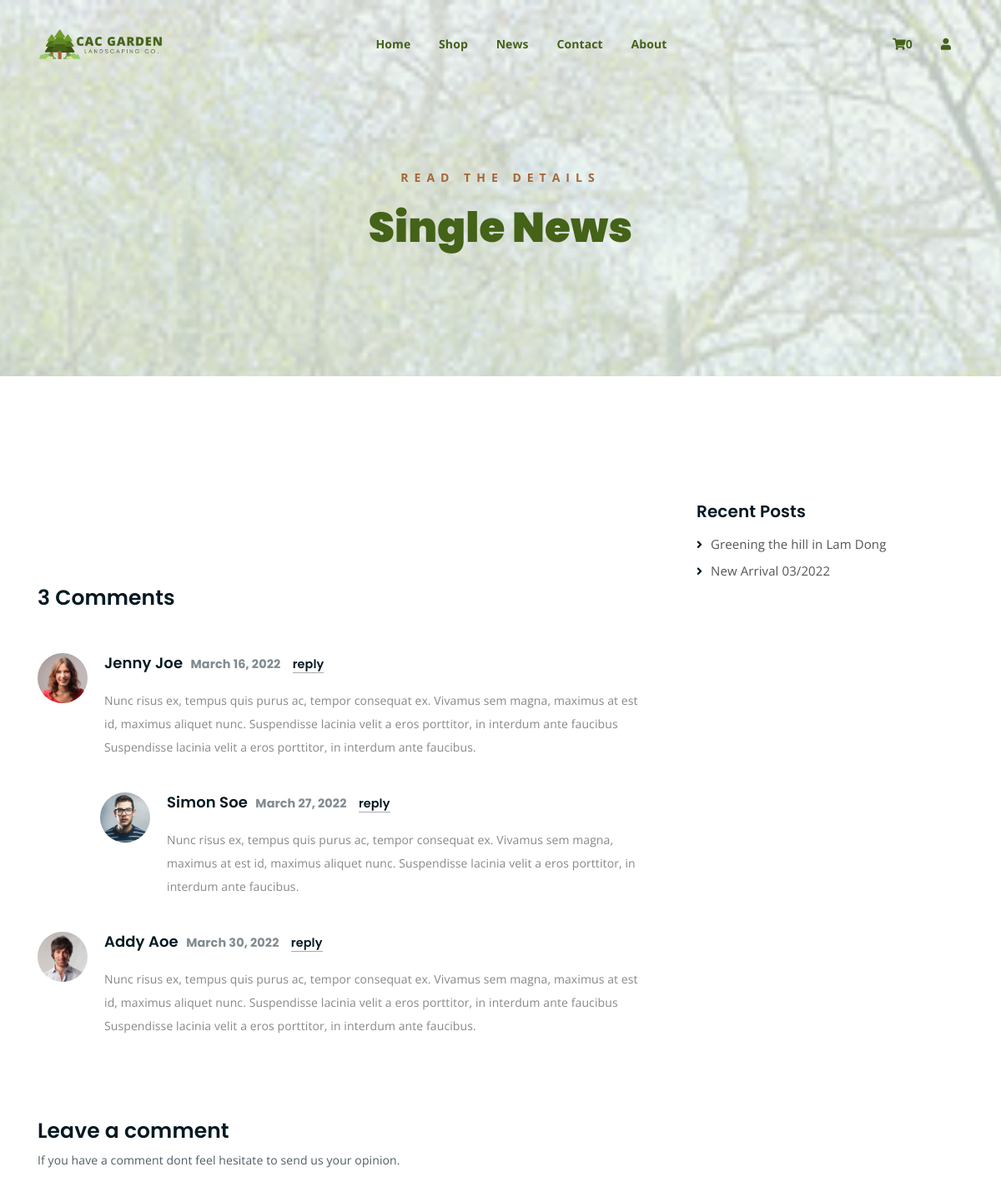
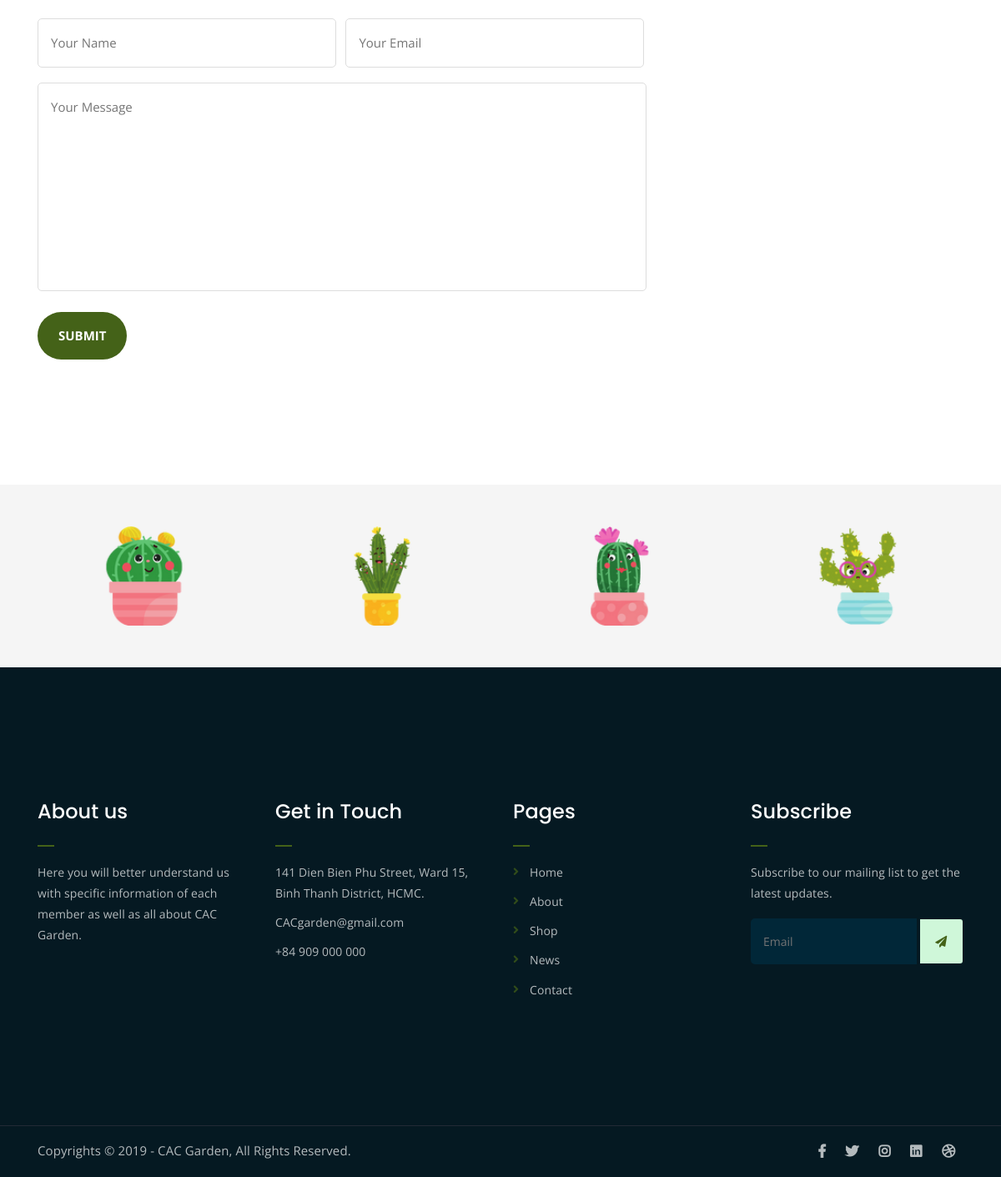
The page /pages/singlenews.php on the database its author committed (2 pictures, top to bottom).
### tables this page shows
CREATE TABLE `news` (
  `news_id` int(10) NOT NULL,
  `news_title` varchar(255) NOT NULL,
  `news_post` varchar(255) NOT NULL,
  `news_day` date NOT NULL,
  `news_image` tinytext NOT NULL,
  `news_content` text NOT NULL,
  `news_pre` text NOT NULL
);

### data/data.php (called while the page is built, shortened)
<?php
class Database {
    public $host = "localhost";
    public $user = "root";
    public $pass = "";
    public $dbname = "cacgarden";
    public $link;
    private function connectDB(){
        $this->link = new mysqli($this->host, $this->user, $this->pass, $this->dbname);
    }
    public function select ($query){
        $result = $this->link->query($query) or die ($this->link->error.__LINE__);
        if($result->num_rows>0){
            return $result;
        } else {
            return false;
        }
    }
}
?>

### scripts/displaynews3.php (the view)
<?php
include_once("../data/data.php");
?>
<?php
    class News2{
        public function GetNews(){
            $sql = "SELECT * FROM news" ;
            $db = new Database();
            $result= $db->select($sql);
            return $result;
        }
    }
?>
<?php
    class Newsrc{
        public function ShowNews(){
            $ns = new News2();
            $result = $ns->GetNews();
            while ($row = mysqli_fetch_array($result)){
            $news = <<<DELIMITER
                        <ul>
                        <li><a href="pages/singlenews.php?news_id={$row['news_id']}">{$row['news_title']}</a></li>
                        </ul>
            DELIMITER;
            echo $news;
            }
        }
    }
?>

### assets/css/main.css (style rules this page uses)
html { font-size: 14px; font-weight: 400; line-height: 28px; height: 100%; }
body { font-family: "Open Sans", sans-serif; font-weight: 400; font-size: 1rem; letter-spacing: 0.1px; line-height: 1.8; color: #051922; overflow-x: hidden; }
body img { max-width: 100%; }
a { cursor: pointer; text-decoration: none; -webkit-transition: all 0.2s ease-in-out; -o-transition: all 0.2s ease-in-out; transition: all 0.2s ease-in-out; }
h1, .h1, h2, .h2, h3, .h3, h4, .h4, h5, .h5, h6, .h6 { font-family: "Poppins", sans-serif; font-weight: 700; margin: 0 0 1.25rem 0; color: #051922; }
h2, .h2 { font-size: 3rem; font-weight: 700; line-height: 3.25rem; }
p { font-family: "Open Sans", sans-serif; font-weight: 400; font-size: 1rem; letter-spacing: 0.1px; line-height: 1.8; color: #051922; margin: 0 0 1.25rem 0; }
p:last-child { margin: 0; }
.site-logo { float: left; max-width: 150px; }
.site-logo { padding: 6px 0; }
.single-logo-item img { max-width: 180px; margin: 0 auto; }
.logo-carousel-section { background-color: #f5f5f5; padding: 50px 0; }
.footer-area { background-color: #051922; color: #fff; padding: 150px 0; }
h2.widget-title { font-size: 24px; font-weight: 500; position: relative; padding-bottom: 20px; color: #fff; }
h2.widget-title:after { position: absolute; left: 0; bottom: 0; width: 20px; height: 2px; background-color: #446218; content: ""; }
.footer-box p { color: #fff; opacity: 0.7; line-height: 1.8; }
.footer-box ul { margin: 0; padding: 0; list-style: none; }
.footer-box ul li { opacity: 0.7; margin-bottom: 10px; line-height: 1.8; }
.footer-box ul li:last-child { margin-bottom: 0; }
.footer-box.subscribe form input[type=email] { border: none; background-color: #012738; width: 78%; padding: 15px; border-top-left-radius: 5px; border-bottom-left-radius: 5px; color: #fff; }
.footer-box.subscribe form button { width: 20%; border: none; background-color: #cff7d9 ; color: #446218; padding: 14px 0; border-top-right-radius: 3px; border-bottom-right-radius: 3px; cursor: pointer; }
.copyright { background-color: #051922; border-top: 1px solid #232a35; }
.copyright p { margin: 0; color: #fff; opacity: 0.7; padding: 16px 0; font-size: 15px; }
.copyright a { color: #23f22d; font-weight: 700; }
.social-icons ul { margin: 0; padding: 0; list-style: none; }
.social-icons ul li { display: inline-block; }
.social-icons ul li a { font-size: 16px; color: #fff; opacity: 0.7; padding: 16px 10px; display: block; }
.footer-box ul li a { color: #fff; }
.footer-box.pages ul li { position: relative; padding-left: 20px; }
.footer-box.pages ul li:before { position: absolute; left: 0; top: 0; content: "\f105"; font-family: "Font Awesome 5 Free"; font-weight: 900; color: #446218; }
.single-logo-item { -webkit-transition: 0.3s; -o-transition: 0.3s; transition: 0.3s; }
.footer-box.pages ul li a { -webkit-transition: 0.3s; -o-transition: 0.3s; transition: 0.3s; }
.footer-box.subscribe form button { -webkit-transition: 0.3s; -o-transition: 0.3s; transition: 0.3s; }
.social-icons ul li a { -webkit-transition: 0.3s; -o-transition: 0.3s; transition: 0.3s; }
.recent-posts ul li { -webkit-transition: 0.3s; -o-transition: 0.3s; transition: 0.3s; }
.sidebar-section ul li a { -webkit-transition: 0.3s; -o-transition: 0.3s; transition: 0.3s; }
html, body { height: 100%; }
.sidebar-section ul { margin: 0; padding: 0; list-style: none; }
.sidebar-section ul li { line-height: 1.5; }
.sidebar-section ul li a { color: #555; font-size: 15px; }
.recent-posts ul li, .archive-posts ul li { position: relative; padding-left: 17px; margin-bottom: 10px; }
.recent-posts ul li:before, .archive-posts ul li:before { position: absolute; left: 0; top: 2px; content: "\f105"; font-family: "Font Awesome 5 Free"; font-weight: 900; }

### rows shown on the page
news: news_title "Greening the hill in Lam Dong"
news: news_title "New Arrival 03/2022"

### other values the page prints
$num_items_in_cart "0"
